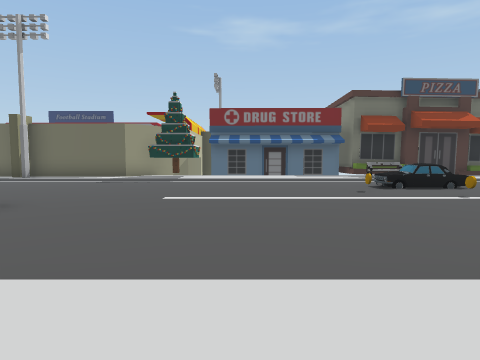
[1] (above)

19 first-person views from a walk through a Unity game level. The camera is 1.2 m above the floor, tilts 4° down and sees 75° across. The floor is counted in squares, 2 m on a side. Each view is taken from the middle of a square. On the plan, view 1 faces up. The plan holds only what a view shows up to about 9 squares ahead; the rest is blank. The place goes on beyond the plan. The player character is not drawn.

[2]
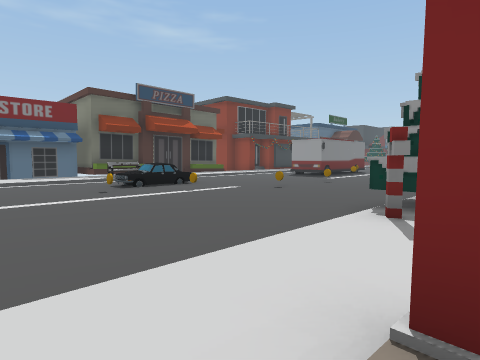

[3]
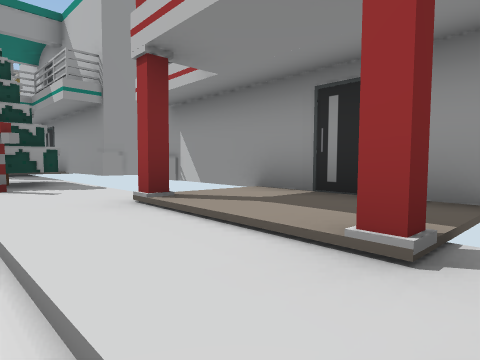

[4]
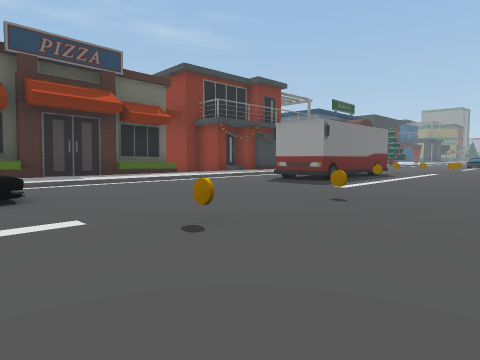

[5]
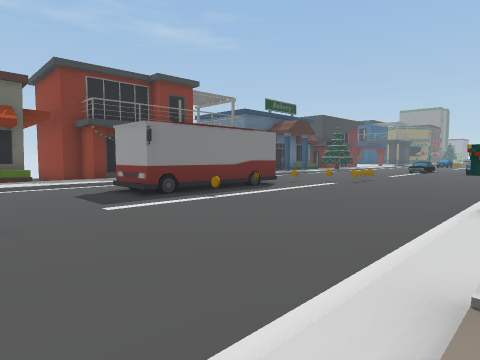

[6]
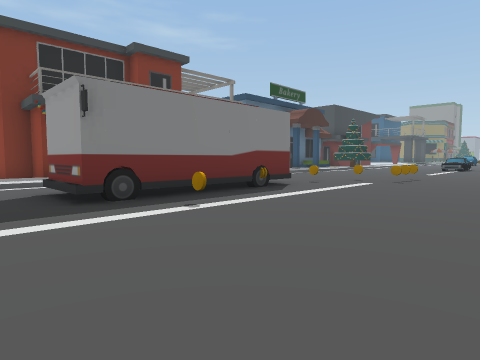

[7]
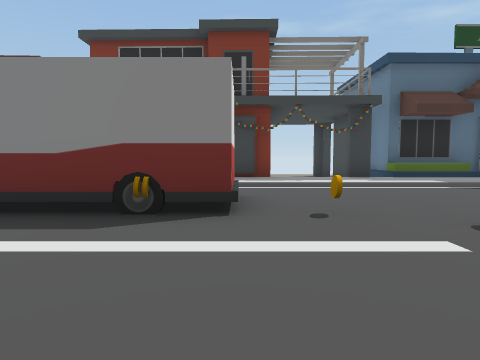

[8]
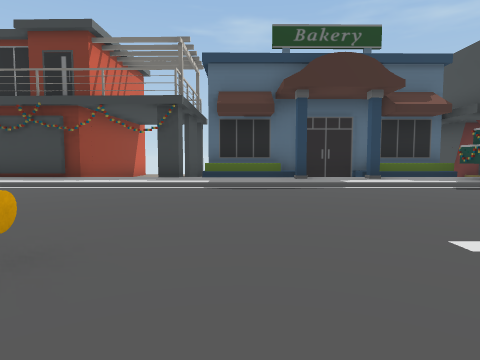

[9]
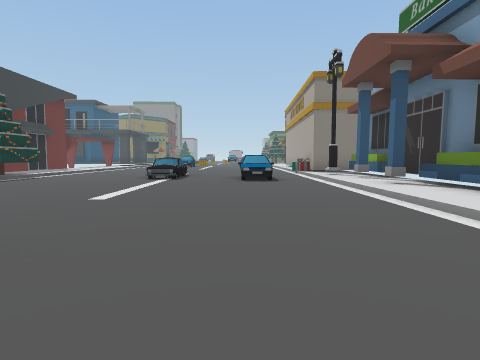

[10]
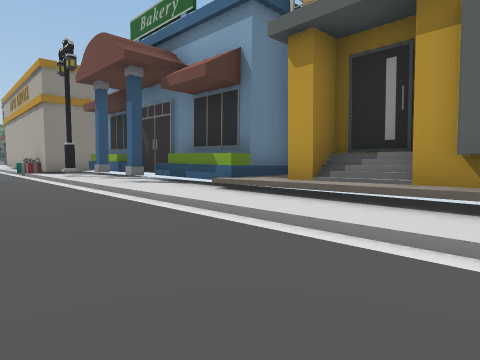

[11]
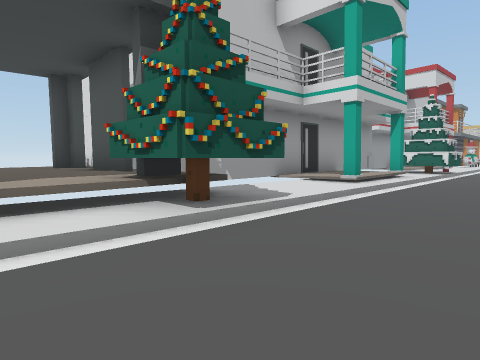

[12]
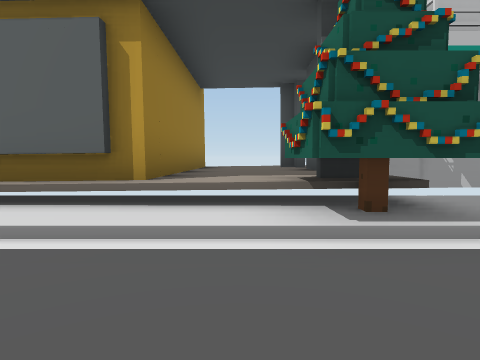

[13]
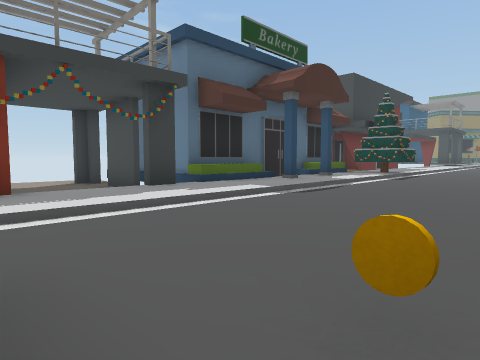

[14]
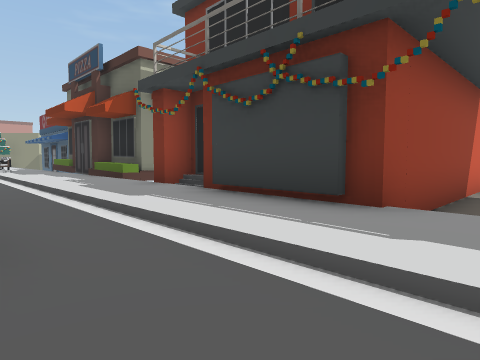

[15]
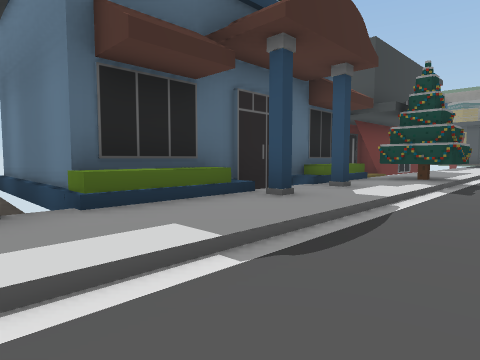

[16]
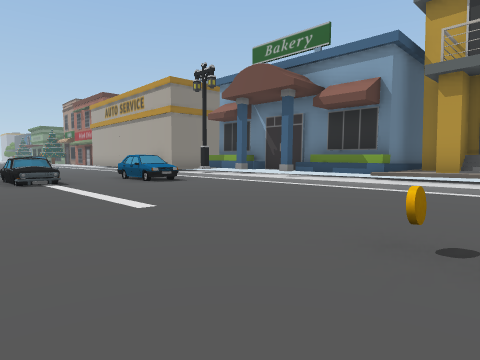

[17]
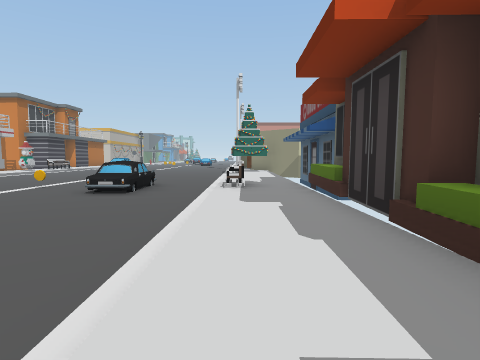

[18]
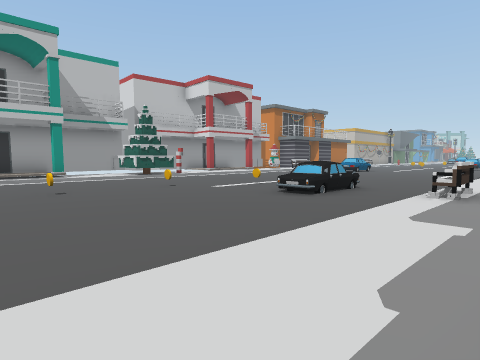

[19]
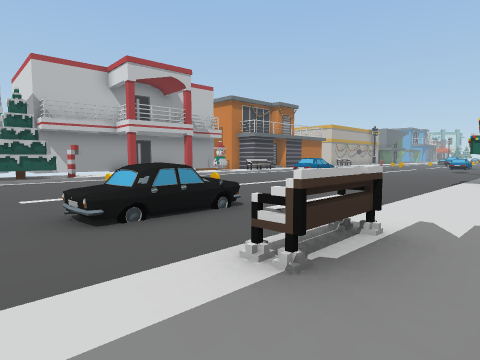

### Floor plan
Key: @ floor where view 1 was taken; # wall or solid block; . main floor; : floor 0.25 m higher than the main floor; - floor 0.25 m lower than the main floor; + floor 0.5 m higher than the main floor; * floor 0.75 m higher than the main floor; % floor 1.25 m higher than the main floor; / step, stairs or slope; C coin; T tree; B building; U bus; S streetlight; E bench; O other object.
Columns run from 4 left of view 1 to 29 right of it. Each row starts with its distance up from view 1.
 17                       #--B
 16                      ##-#B
 15                      #---B
 14        ##      B     #-  B
 13        # BBBBBBB  ####  #BBBBBBBB
 12        .............##..////....TT
 11   T......E......................TT
 10  .................................
  9 .................U   ............
  8 ........OOO......UUUUU...........
  7 .......O............O.CO..........
  6 .........O........C....OOC......OO
  5  ..........C.C....................
  4  ...............................OO
  3  ...............................OO
  2   ................................
  1   ../...TTT.#//#..TT//..../..B.B.S
  0   .#@#....../::/..T*+#####+/%*BBB
 -1    :::  ###########*+#  ###BBB
 -2   ######          #*+#     B
 -3                   #*+#
 -4                   #*+#
 -5                   #*+#
 -6                   #

Where each view was taken, in squares from view 1:
view 1: 0 up, 0 right, facing up
view 2: 0 up, 0 right, facing up-right
view 3: 2 up, 2 left, facing down-right
view 4: 3 up, 5 right, facing up-right
view 5: 1 up, 9 right, facing up-right
view 6: 3 up, 11 right, facing up-right
view 7: 4 up, 17 right, facing up
view 8: 4 up, 22 right, facing up
view 9: 4 up, 19 right, facing right
view 10: 4 up, 19 right, facing down-right
view 11: 4 up, 17 right, facing down-left
view 12: 4 up, 16 right, facing down
view 13: 7 up, 17 right, facing up-right
view 14: 9 up, 19 right, facing up-left
view 15: 9 up, 20 right, facing up-right
view 16: 8 up, 20 right, facing down-right
view 17: 11 up, 12 right, facing left
view 18: 12 up, 11 right, facing down-left
view 19: 12 up, 7 right, facing down-left
